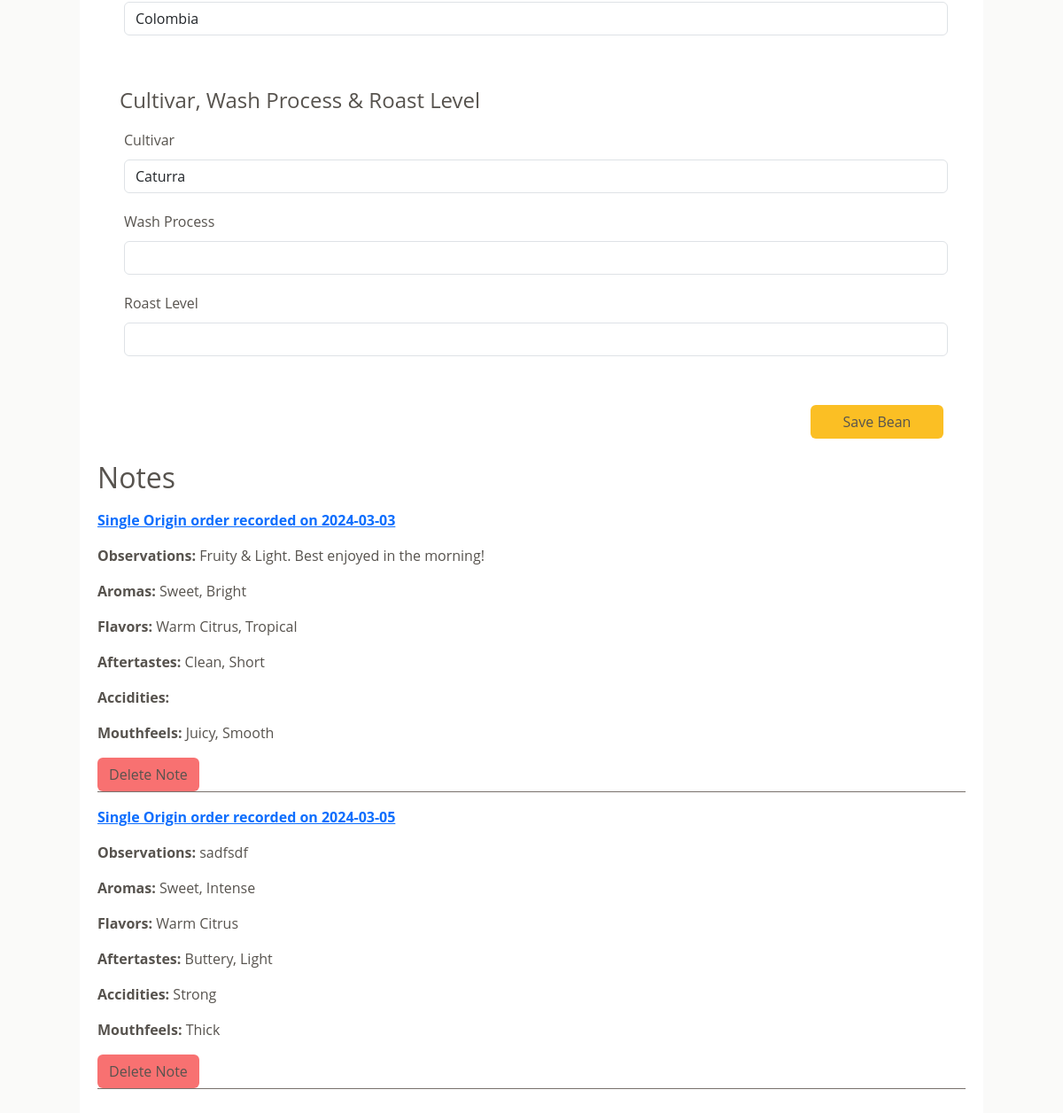
Before: /bean/1 (signed in, lower part) with the older database file.
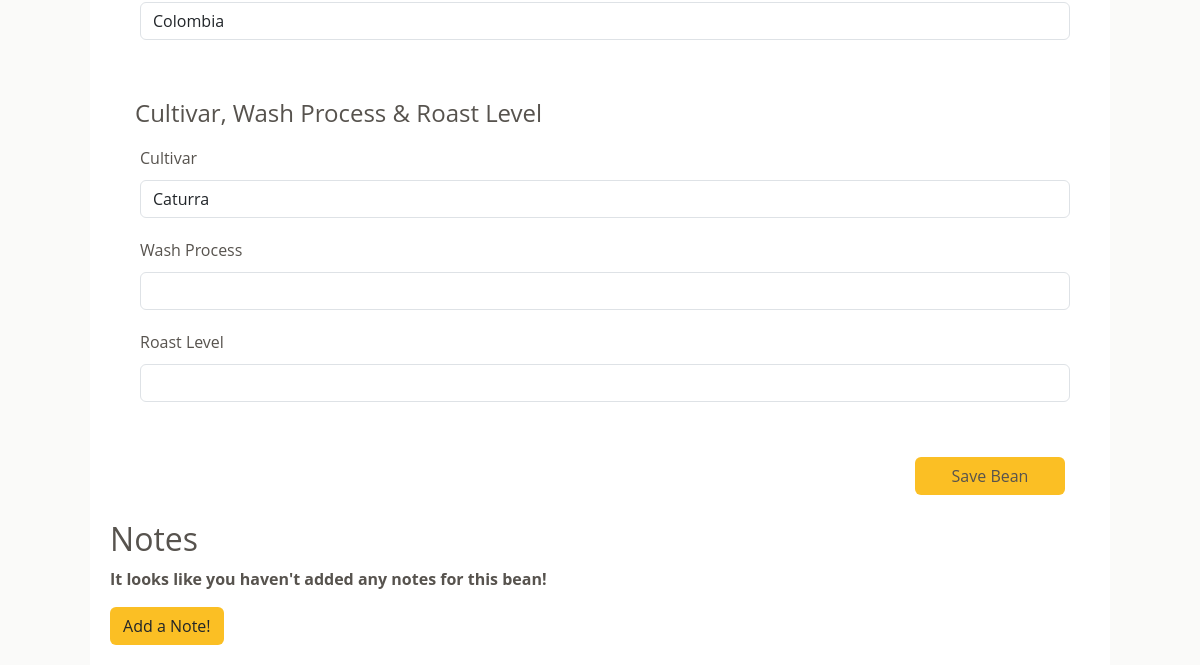
After: the same page with the newer database file.
### ch_100_app/models.py (models this page shows, shortened)
class Bean(db.Model):
    id = db.Column(db.Integer, primary_key=True)
    name = db.Column(db.String(60), nullable=False)
    origin = db.Column(db.String(100), nullable=False)
    cultivar = db.Column(db.String(60))
    wash_process = db.Column(db.Enum(WashProcess), nullable=False)
    roast_level = db.Column(db.Enum(RoastLevel), nullable=False)
    created_by_id = db.Column(db.Integer, db.ForeignKey("user.id"), nullable=False)
    notes = db.relationship("Note", back_populates="bean")
    created_by = db.relationship("User")

class Note(db.Model):
    id = db.Column(db.Integer, primary_key=True)
    bean_id = db.Column(db.Integer, db.ForeignKey("bean.id"), nullable=False)
    created_by_id = db.Column(db.Integer, db.ForeignKey("user.id"), nullable=False)
    order = db.Column(db.Enum(OrderCategory), default=OrderCategory.SINGLE_ORIGIN)
    brew_method = db.Column(db.Enum(BrewMethod), default=BrewMethod.DRIP)
    date_recorded = db.Column(db.Date, default=datetime.utcnow)
    observations = db.Column(db.Text, nullable=False)
    bean = db.relationship("Bean", back_populates="notes")
    created_by = db.relationship("User")
    aromas = db.relationship(
        "Aroma", secondary=note_aroma, backref=db.backref("notes", lazy="dynamic")
    )
    flavors = db.relationship(
        "Flavor", secondary=note_flavor, backref=db.backref("notes", lazy="dynamic")
    )
    aftertastes = db.relationship(
        "Aftertaste",
        secondary=note_aftertaste,
        backref=db.backref("notes", lazy="dynamic"),
    )
    acidities = db.relationship(
        "Acidity", secondary=note_acidity, backref=db.backref("notes", lazy="dynamic")
    )
    mouthfeels = db.relationship(
        "Mouthfeel",
        secondary=note_mouthfeel,
        backref=db.backref("notes", lazy="dynamic"),
    )

### ch_100_app/main/routes.py (the view, shortened to what this page needs)
@main.route("/bean/<bean_id>", methods=["GET", "POST"])
@login_required
def bean_detail(bean_id):
    bean = Bean.query.get(bean_id)
    form = BeanForm(obj=bean)
    notes = bean.notes
    return render_template("bean_detail.html", bean=bean, form=form, notes=notes)

### ch_100_app/extensions.py (called while the page is built)
@login_manager.user_loader
def load_user(user_id):
    return User.query.get(user_id)

### ch_100_app/utils.py (called while the page is built)
    def __str__(self):
        return str(self.value)

### ch_100_app/templates/bean_detail.html (shortened to what this page needs)
{% extends 'base.html' %}
{% from "_render_field.html" import render_field %}
{% block content %}
<form method="POST" action="{{ url_for('main.bean_detail', bean_id=bean.id) }}">
    <section>
    <fieldset>
      {{ render_field(form.origin) }}
    </fieldset>
  </section>
  <section>
    <fieldset>
      <legend>Cultivar, Wash Process & Roast Level</legend>
      {{ render_field(form.cultivar) }}
      {{ render_field(form.wash_process) }}
      {{ render_field(form.roast_level) }}
    </fieldset>
  </section>
  <section>
    <fieldset>
      {{ form.submit(class="btn") }}
    </fieldset>
  </section>
</form>
<h2>Notes</h1>
{% if notes %}
  {% for note in notes %}
    <div class="bean_detail_order">
      <a href="/note/{{ note.id }}"<p><strong>{{ note.order}} order recorded on {{ note.date_recorded }}</strong></p></a>
      <div>
        <p><strong>Observations:</strong> {{ note.observations }}</p>
        {% set aroma_names = [] %}
        {% for aroma in note.aromas %}
            {% set _ = aroma_names.append(aroma.name) %}
        {% endfor %}
        <p><strong>Aromas:</strong> {{ aroma_names|join(', ') }}</p>
        {% set flavor_names = [] %}
        {% for flavor in note.flavors %}
            {% set _ = flavor_names.append(flavor.name) %}
        {% endfor %}
        <p><strong>Flavors:</strong> {{ flavor_names|join(', ') }}</p>
        {% set aftertaste_names = [] %}
        {% for aftertaste in note.aftertastes %}
            {% set _ = aftertaste_names.append(aftertaste.name) %}
        {% endfor %}
        <p><strong>Aftertastes:</strong> {{ aftertaste_names|join(', ') }}</p>
        {% set acidity_names = [] %}
        {% for acidity in note.acidities %}
            {% set _ = acidity_names.append(acidity.name) %}
        {% endfor %}
        <p><strong>Accidities:</strong> {{ acidity_names|join(', ') }}</p>
        {% set mouthfeel_names = [] %}
        {% for mouthfeel in note.mouthfeels %}
            {% set _ = mouthfeel_names.append(mouthfeel.name) %}
        {% endfor %}
        <p><strong>Mouthfeels:</strong> {{ mouthfeel_names|join(', ') }}</p>
        <form method="POST" action="/delete_note/{{ note.id }}">
          <button type="submit" class="btn delete">Delete Note</button>
        </form>
      </div>    </div>
  {% endfor %}
{% else %}
  <p><strong>It looks like you haven't added any notes for this bean!</strong></p>
  <a href="{{ url_for('main.new_note') }}" class="btn">Add a Note!</a>
{% endif %}
{% endblock %}

### ch_100_app/templates/base.html (shortened to what this page needs)
<!DOCTYPE html>
<html lang="en">
  <head>
    <link
      href="https://cdn.jsdelivr.net/npm/bootstrap@5.3.3/dist/css/bootstrap.min.css"
      rel="stylesheet"
    />
    <link rel="stylesheet" href="/static/style.css" />
  </head>
  <body>
    <div id="base-content">
       {% block content %} {% endblock %}
    </div>
  </body>
</html>

### ch_100_app/templates/_render_field.html (shortened to what this page needs)
{% macro render_field(field) %}
<div class="form-group">
  {{ field.label(class="form-control-label") }}
  {{ field(class="form-control", **kwargs) }}
</div>
{% endmacro %}

### ch_100_app/static/style.css (style rules this page uses)
body { display: flex; flex-direction: column; align-items: center; background-color: #fafaf9; }
#base-content { font-family: 'Open Sans', sans-serif; color: #57534e; width: 85%; background-color: white; padding: 20px; }
fieldset { display: flex; flex-direction: column; margin: 20px 0; padding: 20px; }
fieldset * { margin: 5px; }
fieldset input { padding: 5px; }
input[type='submit'] { width: 150px; align-self: flex-end; color: #57534e; }
.btn { background-color: #fbbf24; }
fieldset { margin-top: 0; margin-bottom: 0; }

Changed rows visible on the page:
removed Note: order "Single Origin", date_recorded "2024-03-03", observations "Fruity & Light. Best enjoyed in the morning!", aroma_names "Sweet, Bright", flavor_names "Warm Citrus, Tropical", aftertaste_names "Clean, Short", mouthfeel_names "Juicy, Smooth"
removed Note: order "Single Origin", date_recorded "2024-03-05", observations "sadfsdf", aroma_names "Sweet, Intense", flavor_names "Warm Citrus", aftertaste_names "Buttery, Light", acidity_names "Strong", mouthfeel_names "Thick"
Other visible differences:
text now shown: "It looks like you haven't added any notes for this bean! Add a Note!"
